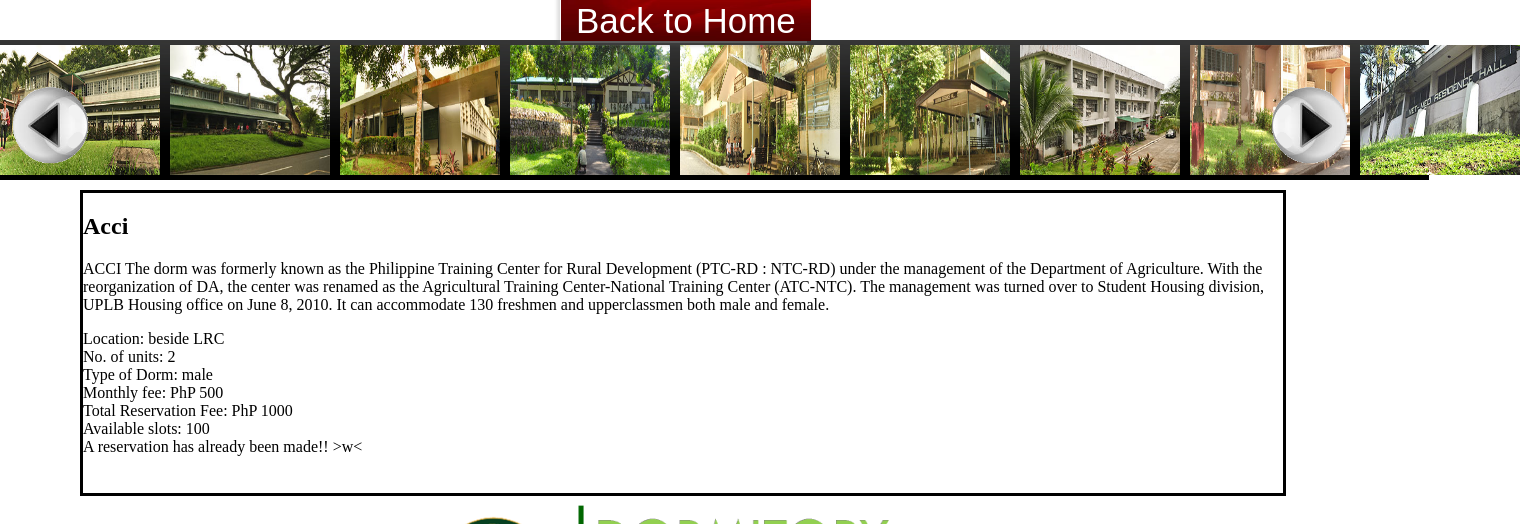
The page /web_control/php/DormInfo.php?dormname=Acci (signed in) on the database its author committed.
### tables this page shows
CREATE TABLE IF NOT EXISTS `dormitory` (
  `dormname` varchar(30) NOT NULL,
  `dormdescription` text NOT NULL,
  `dormunits` int(11) DEFAULT NULL,
  `dormlocation` varchar(50) DEFAULT NULL,
  `dormtype` varchar(20) DEFAULT NULL,
  `availableslots` int(5) NOT NULL,
  `dormmonthlyfee` int(5) NOT NULL DEFAULT '500',
  `dormresfee` int(6) NOT NULL DEFAULT '1000',
  PRIMARY KEY (`dormname`)
);

### web_control/php/DormInfo.php (the view, shortened to what this page needs)
<?php
    if(isset($_GET['dormname'])){
		$dormname=$_GET['dormname'];
	}
	else header ("Location: index.php")
?>
<!DOCTYPE html>
<html>
	<head>
		<link rel = "stylesheet" type = "text/css" href = "../css/general.css" />
		<link rel = "stylesheet" type = "text/css" href = "../css/index.css" />
		<link rel = "stylesheet" type = "text/css" href = "../css/DormInfo.css" />
	</head>
	<body onload = "place(0, 'none')">
	<?php
		$womens="Womens";
		$new="New";
		$ih="Ih";
		$acci="Acci";
		$mareha="Mareha";
		$foreha="Foreha";
		$vetmed="Vetmed";
	?>
		<section class = "Bottom">
				<a href = 'DormInfo.php?dormname=<?php echo $womens?>' method='post'><img src = "../../images/dorms/womens-dorm.jpg" class = "img" id = "i2" /></a>
				<a href = 'DormInfo.php?dormname=<?php echo $ih?>' method='post'><img src = "../../images/dorms/ih.jpg" class = "img" id = "i3" /></a>
				<a href = 'DormInfo.php?dormname=<?php echo $acci?>' method='post'><img src = "../../images/dorms/acci-upper.jpg" class = "img" id = "i4" /></a>
				<a href = 'DormInfo.php?dormname=<?php echo $foreha?>' method='post'><img src = "../../images/dorms/foreha.jpg" class = "img" id = "i5" /></a>
				<a href = 'DormInfo.php?dormname=<?php echo $mareha?>' method='post'><img src = "../../images/dorms/mareha.jpg" class = "img" id = "i6" /></a>
				<a href = 'DormInfo.php?dormname=<?php echo $new?>' method='post'><img src = "../../images/dorms/new-dorm-2.jpg" class = "img" id = "i7" /></a>
				<a href = 'DormInfo.php?dormname=<?php echo $vetmed?>' method='post'><img src = "../../images/dorms/vetmed-dorm-sign.jpg" class = "img" id = "i9" /></a>
				<img src = "../../images/web_img/left.png" id = "b1" class = "Button" onclick = "moveLeft()" />
				<img src = "../../images/web_img/right.png" class = "Button" id = "b2" onclick = "moveRight()" />
		</section>
		<section class = "navigation DormNav">
			<ul id="menu">
				<li><a href="index.php">Back to Home</a></li>
			</ul>
		</section>
<section class = "announce3 ment">
			<?php
				include("connect.php");
				$query="Select * from dormitory where dormname='{$dormname}'";
				$handle=mysql_query($query,$conn);
				$arr=mysql_fetch_array($handle);
				echo "<h1> {$arr['dormname']} </h1>";
				echo "<p> {$arr['dormdescription']} </p>";
				echo "Location: {$arr['dormlocation']}<br/>";
				echo "No. of units: {$arr['dormunits']}<br/>";
				echo "Type of Dorm: {$arr['dormtype']}<br/>";
				echo "Monthly fee: PhP {$arr['dormmonthlyfee']}<br/>";
				echo "Total Reservation Fee: PhP {$arr['dormresfee']}<br/>";
				echo "Available slots: {$arr['availableslots']}<br/>";
			?>
			<?php
				if($arr['availableslots']!=0 && isset($_SESSION['uname'])){
					include('connect.php');
					$query="Select id from user where username=\"".$_SESSION['uname']."\"";
					$handle=mysql_query($query,$conn);
					$id=mysql_fetch_array($handle);
					$query="Select id from reservation where id=\"{$id['id']}\"";
					$handle=mysql_query($query,$conn);
					if(mysql_fetch_array($handle)==NULL){
						echo "<input class='button' type='submit' value='Reserve' onclick ='signUp2()'/></form>";
					}else echo 'A reservation has already been made!! >w<';
				}else if($arr['availableslots']==0){
					echo "<p>No More Available Slot for You! :(</p>";
				}else{
					echo "<p>Sign-in to reserve :)</p>";
				}
			?>
</section>
	</body>
</html>

### web_control/css/general.css (style rules this page uses)
body { position: relative; margin: 0px; background-color: #ffffff; overflow: hidden; padding: 0px; background-image:url('../../images/web_img/DORM4.png'); background-repeat: no-repeat; background-position: 220px 500px; background-size: 900px 180px; }
ul#menu { font-family: Arial, Verdana; font-size: 35px; margin: 0; padding: 0; list-style: none; }
ul#menu li { display: block; position: relative; float: left; }
ul#menu li a { display: block; text-decoration: none; color: #ffffff; border-top: 1px solid #ffffff; padding: 10px 15px 0px 15px; margin-left: 1px; white-space: nowrap; background-image:url('../../images/web_img/top.jpg'); background-repeat: no-repeat; background-position: center; background-size: 100% 100%; }
.navigation { position: absolute; top: -10px; height: 53px; background-color: rgba(245,245,245, .2); box-shadow: 0px 0px 3px 3px rgba(90,90,90, .2); }
.announce3 { position: absolute; left: -1000px; top: 180px; width: 950px; height: 300px; border-style: solid; border-width: 3px; background-color: white; -webkit-transition: all .5s; }

### web_control/css/index.css (style rules this page uses)
.Bottom { width: 1429px; height: 140px; position: absolute; top: 40px; background-image:url('../../images/web_img/b4.jpg'); background-repeat: no-repeat; background-position: center; background-size: 100% 100%; }
.img { float: left; width: 160px; height: 130px; top: 5px; left: 0px; position: absolute; -webkit-transition: all .5s; }
#b1 { top: 45px; left: 10px; }
a { text-decoration: none; color: gray; }
#b2 { top: 45px; left: 1270px; }
.Button { float: left; width: 80px; height: 80px; position: absolute; cursor: pointer; }

### web_control/css/DormInfo.css (style rules this page uses)
.ment { left: 80px; top: 190px; width: 1200px; height: 300px; font-family: tw cen mt; }
.DormNav { left: 560px; width: 247px; }

### rows shown on the page
dormitory: dormname "Acci", dormdescription "ACCI The dorm was formerly known as the Philippine Training Center for Rural Development (PTC-RD : NTC-RD) under the management of the Department of Agriculture. With the reorganization of DA, the center was renamed as the Agricultural Training Center-National Training Center (ATC-NTC). The management was turned over to Student Housing division, UPLB Housing office on June 8, 2010. It can accommodate 130 freshmen and upperclassmen both male and female.", dormlocation "beside LRC", dormunits "2", dormtype "male", dormmonthlyfee "500", dormresfee "1000", availableslots "100"
